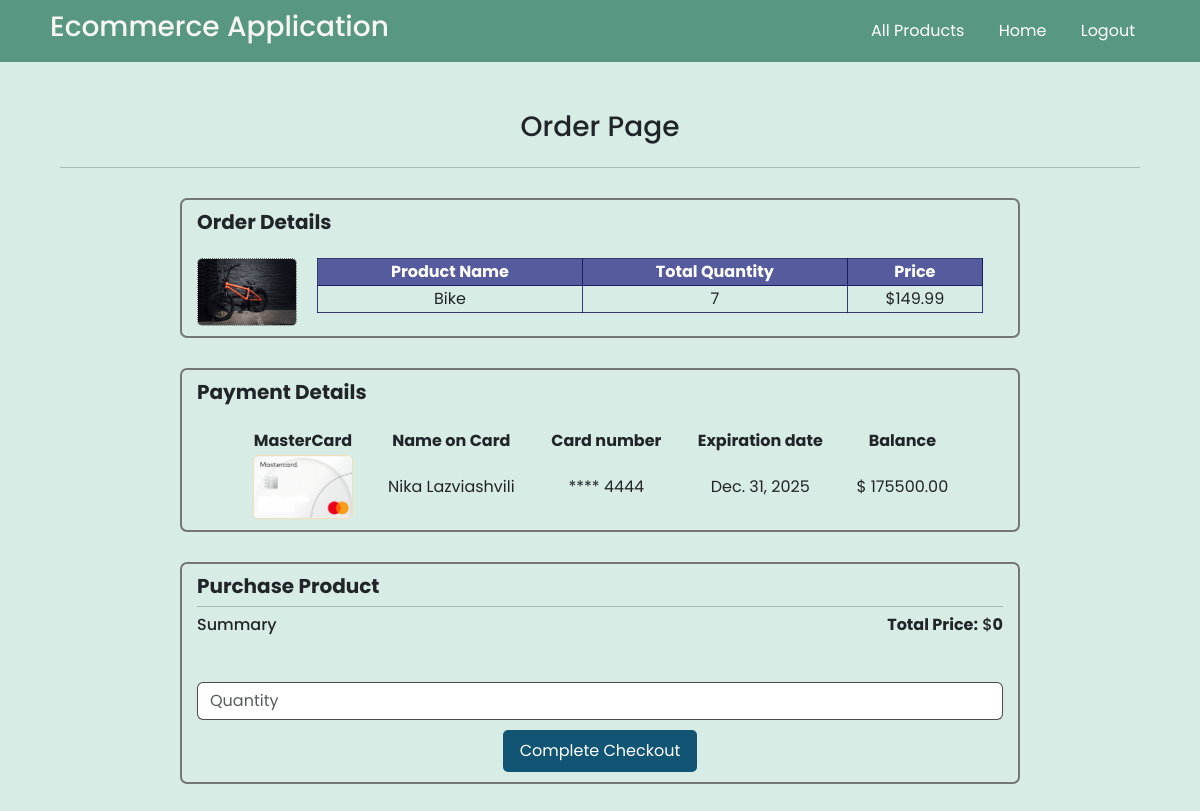
Page /order/1 (signed in) on the committed database.
### levelup_app/models.py (models this page shows, shortened)
class Product(models.Model):
    name = models.CharField(max_length=150)
    price = models.FloatField(default=0)
    quantity = models.IntegerField(default=1)
    image = models.ImageField(upload_to="images")
    in_sale = models.BooleanField(default=False)
    provider = models.ForeignKey(User, on_delete=models.CASCADE, null=True)

class UserCreditCard(models.Model):
    name_on_card = models.CharField(max_length=100)
    card_number = models.CharField(max_length=100)
    expire_date = models.DateField()
    cvc_cvv = models.CharField(max_length=10)
    user = models.OneToOneField(User, on_delete=models.CASCADE, null=True)

class CreditCardMoney(models.Model):
    money = models.FloatField(default=0)
    credit_card = models.OneToOneField(
        UserCreditCard, on_delete=models.CASCADE, null=True)

### levelup_app/views.py (the view, shortened to what this page needs)
# urls.py: path("order/<int:pk>", views.OrderProductView.as_view(), name="order"),
class OrderProductView(View):
    def get(self, request, pk):
        context = {
            "user": request.user,
            "product": Product.objects.get(id=pk),
            "form": PurchasePtoductForm()
        }
        return render(request, "levelup_app/order.html", context)

### levelup_app/forms.py
class PurchasePtoductForm(forms.ModelForm):
    class Meta:
        model = PurchasedProduct
        fields = ("quantity",)
    def __init__(self, *args, **kwargs):
        super(PurchasePtoductForm, self).__init__(*args, **kwargs)
        self.fields["quantity"].label = ""
        self.fields["quantity"].widget.attrs["placeholder"] = "Quantity"
        self.fields["quantity"].widget.attrs["class"] = "form-control"

### levelup_app/templatetags/poll_extras.py (called while the page is built)
@register.filter(name="last_four")
def last_four(value):
    result = f"**** {value[-4:]}"
    return result

### levelup_app/templates/levelup_app/order.html (shortened to what this page needs)
{% extends "base.html" %}
{% load static %}
{% load poll_extras %}
{% block css_styles %}
    <link rel="stylesheet" href="{% static 'levelup_app/css/order.css' %}">
{% endblock css_styles %}
{% block content %}
    <h3 class="text-center mt-5 mb-4">Order Page</h3>
    <hr>
    <div class="product-div">
        <h5 class="text-start fw-bold mb-4">Order Details</h5>
        <div class="d-flex justify-content-start align-items-start">
            <img src="{{ product.image.url }}" alt="product-image">
            <table id="order-table">
                <thead>
                    <th>Product Name</th>
                    <th>Total Quantity</th>
                    <th>Price</th>
                </thead>
                <tbody>
                    <td>{{ product.name }}</td>
                    <td id="total-quantity">{{ product.quantity }}</td>
                    <td>$<span id="product_price">{{ product.price }}</span></td>
                </tbody>
            </table>
        </div>
    </div>
    <div class="credit-div">
        <h5 class="text-start fw-bold mb-4">Payment Details</h5>
        {% if user.usercreditcard %}
            <table>
                <thead>
                    <th>MasterCard</th>
                    <th>Name on Card</th>
                    <th>Card number</th>
                    <th>Expiration date</th>
                    <th>Balance</th>
                </thead>
                <tbody>
                    <td><img src="{% static 'levelup_app/images/card.png' %}" alt="card-image"></td>
                    <td>{{ user.usercreditcard.name_on_card }}</td>
                    <td>{{ user.usercreditcard.card_number|last_four }}</td>
                    <td>{{ user.usercreditcard.expire_date }}</td>
                    {% if user.usercreditcard.creditcardmoney.money %}
                        <td>$ <span id="current-balance">{{ user.usercreditcard.creditcardmoney.money|floatformat:2 }}</span></td>
                    {% else %}
                        <td>$ <span id="current-balance">0</span></td>
                    {% endif %}
                </tbody>
            </table>
        {% endif %}
    </div>
    <div class="buy-div">
        <h5 class="text-start fw-bold mb-2">Purchase Product</h5>
        <hr class="buy-line mb-2">
        <h6 class="mb-5 d-flex justify-content-between align-items-center">
            <span>Summary</span>
            <span><strong>Total Price:</strong> $<b id="total_price">0</b></span>
        </h6>
        <form action="{% url 'order' pk=product.id %}" method="POST" class="text-center">
            {% for field in form %}
                {{ field }}
            {% endfor %}
            <button type="submit" id="checkout-button">Complete Checkout</button>
        </form>
    </div>
{% endblock content %}

### static/css/base.css (style rules this page uses)
body { font-family: 'Poppins', sans-serif; }

### levelup_app/static/levelup_app/css/order.css (style rules this page uses)
body { background-color: #d6ece5; }
hr { width: 90%; margin: auto; }
.product-div, .credit-div, .buy-div { box-sizing: border-box; width: 70%; padding: 10px 15px; margin: 30px auto; border: 2px solid #646363da; border-radius: 7px; }
.product-div img { width: 100px; height: auto; border: 1px dotted #3a3939b4; border-radius: 5px; }
#order-table { width: 100%; margin: 0 20px; border-radius: 10px!important; text-align: center; }
#order-table th { background-color: #37378bcb; color: white; }
#order-table th, #order-table td { border: 1px solid #0d0d55cb; }
.credit-div table { width: 90%; margin: auto; text-align: center; }
.credit-div table tbody, .credit-div table thead { margin: 10px 0; }
.credit-div table img { width: 100px; height: auto; border-radius: 5px; border: 1px solid wheat; }
.buy-div form input { border: 1px solid #383737e0; margin-bottom: 10px; }
.buy-line { width: 100%; }
#checkout-button { background-color: #115474; color: white; border-radius: 5px; border: 2px solid #115474; padding: 7px 15px; }

### rows in the picture
Product: image (picture), name "Bike", quantity "7", price "149.99"

### other values in the picture
{{ user.usercreditcard.name_on_card }} "Nika Lazviashvili"
{{ user.usercreditcard.card_number|last_four }} "**** 4444"
{{ user.usercreditcard.expire_date }} "Dec. 31, 2025"
{{ user.usercreditcard.creditcardmoney.money|floatformat:2 }} "175500.00"
